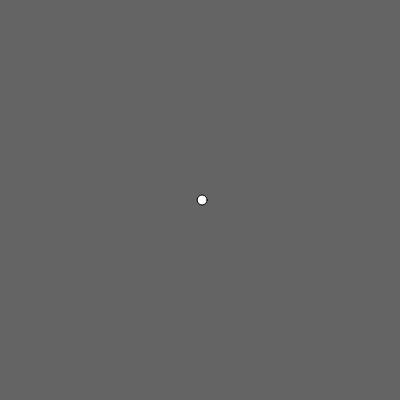
Frame 1 (no input)
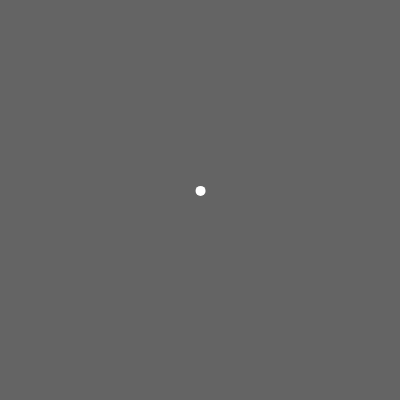
Frame 60 (no input)
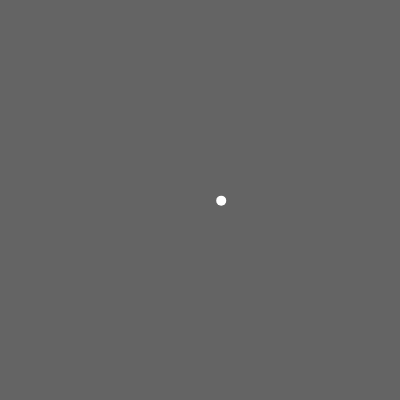
Frame 120 (the mouse pressed at the canvas centre since frame 60)

The p5.js sketch that drew these frames (run headless with seeded random() and noise() and a simulated clock; from frame 60 on, the mouse is pressed at the canvas centre):

// p5.js sketch
// ── sketch.js
let ki;
let your_body;
let your_heart;

function setup() {
  createCanvas(400, 400);

  ki = new Ki();
  your_body = new Body();
  your_heart = new Heart();
}

function draw() {
  background(100);

  ki.is_flowing();
}

class Body {
  constructor() {
    this.pos = createVector(width / 2, height / 2);

    this.color = color(255);
    this.size = 10;
  }

  is_moving() {
    this.ranV = 5;
    this.movement = random(-this.ranV, this.ranV);

    this.vel = createVector(this.movement, your_heart.is_breath);
    this.pos.add(this.vel);
  }

  is_visible() {
    ellipse(this.pos.x, this.pos.y, this.size);
    fill(this.color);
    noStroke();
  }

  has_boundary() {
    if (this.pos.x > width) this.pos.x = 0;
    if (this.pos.x < 0) this.pos.x = width;
    if (this.pos.y > height) this.pos.y = 0;
    if (this.pos.y < 0) this.pos.y = height;
  }
}


class Ki {
  constructor() {
    let ki, flows, through, breathing;
    this.is_breathing = flows;
  }

  is_flowing() {
    if (this.is_breathing != 0) {

      your_body.is_moving();
      your_body.is_visible();
      your_body.has_boundary();

      your_heart.is_thinking();
      your_heart.is_breathing();

      this.flow = 5;
      this.is_circulating = random(-this.flow, this.flow);

      if (your_heart.is_breath == this.flow) {
        this.is_over_flowing();
      }

      if (your_heart.is_breath < 0) {
        this.is_under_flowing();
      }
    }
  }

  is_over_flowing() {
      your_heart.energy *= 2;
      your_body.ranV *= 2;
    }

  is_under_flowing() {
      your_heart.energy %= 2;
      your_body.ranV %= 2;
  }
}


class Heart {
  constructor() {
    let me, ba_boom, _with; this.energy = 0;
  }

  is_thinking() {
    this.energy = ki.is_circulating;

    if (this.energy != 0) {
      let me, ba_boom, because;
      this.is_energy = true;

    } else if (this.energy == 0) {
      let me, ba_boom, because;
      this.is_energy = false;
    }
  }

  is_breathing() {
    let ba = this.energy / 2;
    let boom = this.energy / 2;

    if (this.is_energy) {
      let me, ba_boom, _with;
      try {
        to_breath_to();
      } catch (a_ba_boom) {

        ba_boom = ba + boom;
        this.is_breath = ba_boom;

      } finally {
        this.is_beating = [ba_boom, ba_boom, ba_boom, ba_boom, ba_boom, ba_boom, ba_boom];
      }
    } else {
      this.is_beating = ba - boom;
    }
  }
}
